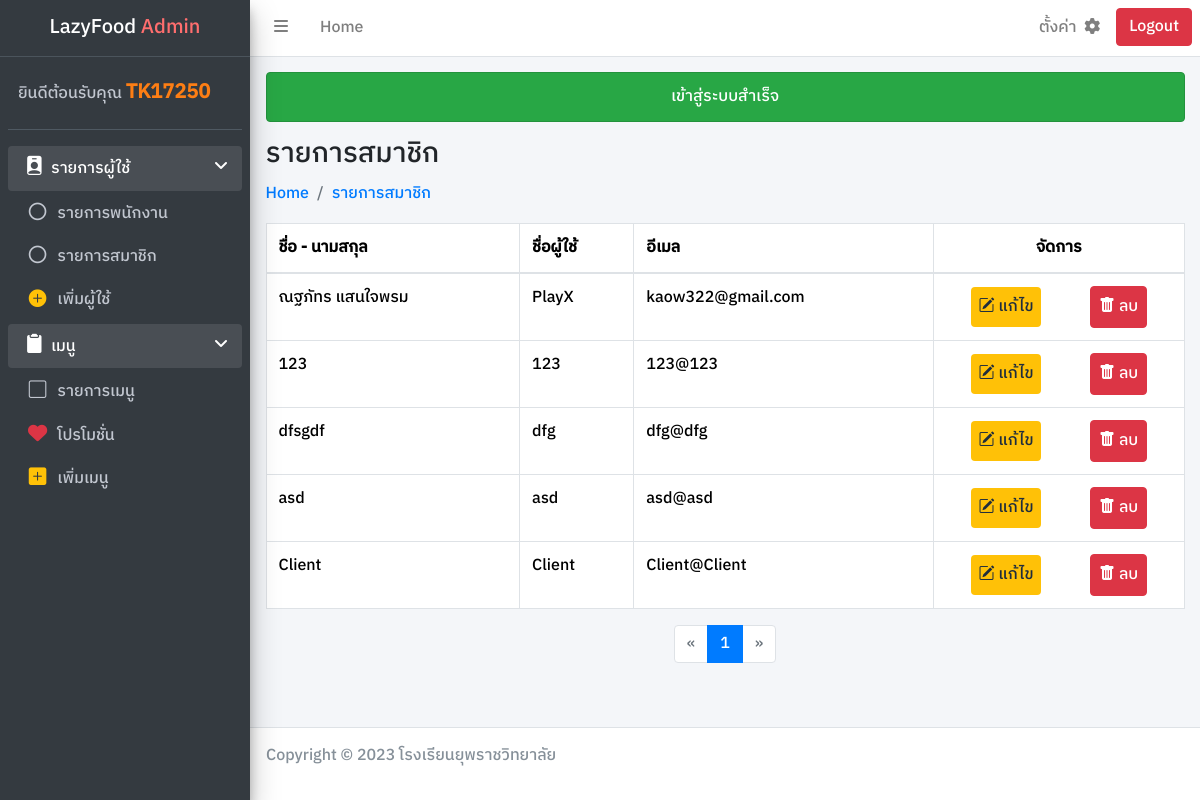
The app's page /admin/listclient.php (signed in) with its own data.
### tables this page shows
CREATE TABLE `User` (
  `u_id` int(11) NOT NULL,
  `u_fname` varchar(255) NOT NULL,
  `u_username` varchar(255) NOT NULL,
  `u_email` varchar(255) NOT NULL,
  `u_pass` varchar(255) NOT NULL,
  `u_rank` varchar(255) NOT NULL
);

### connect/server.php (called while the page is built, shortened)
<?php session_start();
    class DB_conn {
        function __construct() {
            $conn = mysqli_connect(DB_host, DB_user, DB_pass, DB_name);
            $this->dbconn = $conn;
        }
    }

### class/user_db.php (called while the page is built, shortened)
<?php require_once '../connect/server.php';
    class User_DB extends DB_conn {
        public function readuserrank($rank, $page = 1, $recordsPerPage = 10) {
            $username = $_SESSION['name'];
            $totalRecordsQuery = "SELECT COUNT(*) as total FROM User WHERE u_rank = '$rank'";
            $totalRecordsResult = mysqli_query($this->dbconn, $totalRecordsQuery);
            $totalRecordsRow = mysqli_fetch_assoc($totalRecordsResult);
            $totalRecords = $totalRecordsRow['total'];
            $totalPages = ceil($totalRecords / $recordsPerPage);
            $page = max(1, min($page, $totalPages));
            $start = ($page - 1) * $recordsPerPage;
            $sql = "SELECT * FROM User WHERE u_rank = '$rank' AND u_username != '$username' LIMIT $start, $recordsPerPage";
            $result = mysqli_query($this->dbconn, $sql);
            return [
                'result' => $result,
                'totalPages' => $totalPages
            ];
        }
    }

### admin/listclient.php (the view, shortened to what this page needs)
<?php require_once '../connect/server.php';
require_once '../class/user_db.php';
    $dbuser = new User_DB();
    $page = isset($_GET['page']) ? $_GET['page'] : 1;
    $paginationData = $dbuser->readuserrank("สมาชิก", $page);
    $readuser = $paginationData['result'];
    $totalPages = $paginationData['totalPages'];
?>
<!DOCTYPE html>
<html lang="en">
<head>
    <link rel="stylesheet" href="../framework/css/bootstrap.min.css">
    <link rel="stylesheet" href="https://cdn.jsdelivr.net/npm/bootstrap-icons@1.11.2/font/bootstrap-icons.min.css">
    <link rel="stylesheet" href="../framework/css/adminlte.min.css">
    <link rel="stylesheet" href="https://cdnjs.cloudflare.com/ajax/libs/font-awesome/6.2.1/css/all.min.css">
    <link rel="stylesheet" href="../dist/css/main.css">
</head>
<body class="wrapper">
    <?php include_once './component/navbar.php'; ?>
    <?php include_once './component/sidebar.php'; ?>
    <div class="content-wrapper">
        <div class="content-header">
            <div class="container-fluid">
                <div>
                    <?php include_once './component/succeed.php' ?>
                </div>
                <div >
                    <h3 class="">รายการสมาชิก</h3>
                </div>
                <div>
                    <nav aria-label="breadcrumb">
                        <ol class="breadcrumb">
                            <li class="breadcrumb-item"><a href="./adminpage.php">Home</a></li>
                            <li class="breadcrumb-item"><a href="./listclient.php">รายการสมาชิก</a></li>
                        </ol>
                    </nav>
                </div>
            </div>
        </div>
        <div class="content">
            <div class="container-fluid">
                <div class="row">
                    <div class="col-12 w-100">
                        <div class="table-responsive">
                            <table class="table table-hover table-bordered">
                                <thead>
                                    <tr>
                                        <th scope="col">ชื่อ - นามสกุล</th>
                                        <th scope="col">ชื่อผู้ใช้</th>
                                        <th scope="col">อีเมล</th>
                                        <th scope="col" class="text-center">จัดการ</th>
                                    </tr>
                                </thead>
                                <tbody class="table-group-divider">
                                    <?php while ($row = mysqli_fetch_assoc($readuser)) { ?>
                                        <tr>
                                            <td><?php echo $row['u_fname'] ?></td>
                                            <td><?php echo $row['u_username'] ?></td>
                                            <td><?php echo $row['u_email'] ?></td>
                                            <td>
                                                <div class="d-flex text-center">
                                                    <a href="./editclient.php?userid=<?php echo $row['u_id']; ?>" class="bi bi-pencil-square m-auto p-2 btn-warning rounded" role="button"> แก้ไข</a>
                                                    <button type="submit" name="deluser" class="bi bi-trash-fill m-auto btn btn-danger p-2 rounded" value="<?php echo $row['u_id'] ?>" onclick="return confirmdelete()"> ลบ</button>
                                                </div>
                                            </td>
                                        </tr>
                                    <?php } ?>
                                </tbody>
                            </table>
                        </div>
                    </div>
                </div>
            </div>
        </div>
        <div class="d-flex justify-content-center">
            <nav aria-label="Page navigation">
                <ul class="pagination">
                    <?php
                    echo "<li class='page-item " . ($page == 1 ? 'disabled' : '') . "'>";
                    echo "<a class='page-link' href='?page=" . ($page - 1) . "' aria-label='Previous'>";
                    echo "<span aria-hidden='true'>&laquo;</span></a></li>";
                    for ($i = 1; $i <= $totalPages; $i++) {
                        echo "<li class='page-item " . ($page == $i ? 'active' : '') . "'>";
                        echo "<a class='page-link' href='?page=$i'>$i</a></li>";
                    }
                    echo "<li class='page-item " . ($page >= $totalPages ? 'disabled' : '') . "'>";
                    echo "<a class='page-link' href='?page=" . ($page + 1) . "' aria-label='Next'>";
                    echo "<span aria-hidden='true'>&raquo;</span></a></li>";
                    ?>
                </ul>
            </nav>
        </div>
    </div>
    <?php include_once './component/footer.php'; ?>
</body>
</html>

### records on screen
user: u_fname "ณฐภัทร แสนใจพรม", u_username "PlayX", u_email "kaow322@gmail.com", $row['u_id'] 3 (drawn)
user: u_fname "123", u_username "123", u_email "123@123", $row['u_id'] 13 (drawn)
user: u_fname "dfsgdf", u_username "dfg", u_email "dfg@dfg", $row['u_id'] 14 (drawn)
user: u_fname "asd", u_username "asd", u_email "asd@asd", $row['u_id'] 21 (drawn)
user: u_fname "Client", u_username "Client", u_email "Client@Client", $row['u_id'] 35 (drawn)

### other values on screen
$_SESSION['name'] "TK17250"
$_SESSION['succeed'] "เข้าสู่ระบบสำเร็จ"
